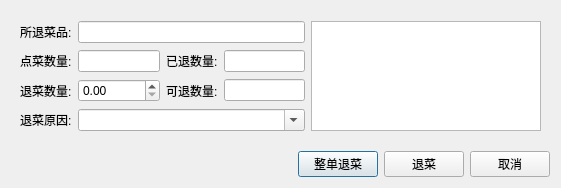
<?xml version="1.0" encoding="UTF-8"?>
<ui version="4.0">
 <class>w_scr_dish_dish_quit</class>
 <widget class="QDialog" name="w_scr_dish_dish_quit">
  <property name="geometry">
   <rect>
    <x>0</x>
    <y>0</y>
    <width>561</width>
    <height>188</height>
   </rect>
  </property>
  <property name="windowTitle">
   <string>Dialog</string>
  </property>
  <layout class="QVBoxLayout" name="verticalLayout">
   <item>
    <layout class="QHBoxLayout" name="horizontalLayout_2">
     <item>
      <widget class="QFrame" name="frame_dishdetail">
       <property name="outer_stylesheet" stdset="0">
        <string>frame_detail_show</string>
       </property>
       <layout class="QGridLayout" name="gridLayout">
        <item row="2" column="2">
         <widget class="QLabel" name="label_6">
          <property name="text">
           <string>可退数量:</string>
          </property>
         </widget>
        </item>
        <item row="3" column="0">
         <widget class="QLabel" name="label_7">
          <property name="text">
           <string>退菜原因:</string>
          </property>
         </widget>
        </item>
        <item row="1" column="1">
         <widget class="lds_doublespinbox_lineedit" name="lineEdit_num_num">
          <property name="alignment">
           <set>Qt::AlignLeading|Qt::AlignLeft|Qt::AlignVCenter</set>
          </property>
         </widget>
        </item>
        <item row="1" column="2">
         <widget class="QLabel" name="label_4">
          <property name="text">
           <string>已退数量:</string>
          </property>
         </widget>
        </item>
        <item row="1" column="0">
         <widget class="QLabel" name="label_3">
          <property name="text">
           <string>点菜数量:</string>
          </property>
         </widget>
        </item>
        <item row="2" column="0">
         <widget class="QLabel" name="label_5">
          <property name="text">
           <string>退菜数量:</string>
          </property>
         </widget>
        </item>
        <item row="3" column="1" colspan="3">
         <widget class="QComboBox" name="comboBox_vch_reason">
          <property name="editable">
           <bool>true</bool>
          </property>
         </widget>
        </item>
        <item row="0" column="0">
         <widget class="QLabel" name="label_2">
          <property name="text">
           <string>所退菜品:</string>
          </property>
          <property name="buddy">
           <cstring>frame_dishdetail</cstring>
          </property>
         </widget>
        </item>
        <item row="1" column="3">
         <widget class="lds_doublespinbox_lineedit" name="lineEdit_num_back">
          <property name="alignment">
           <set>Qt::AlignLeading|Qt::AlignLeft|Qt::AlignVCenter</set>
          </property>
         </widget>
        </item>
        <item row="2" column="3">
         <widget class="lds_doublespinbox_lineedit" name="lineEdit_num2back">
          <property name="alignment">
           <set>Qt::AlignLeading|Qt::AlignLeft|Qt::AlignVCenter</set>
          </property>
         </widget>
        </item>
        <item row="0" column="4" rowspan="4">
         <widget class="ftableview" name="tableView"/>
        </item>
        <item row="0" column="1" colspan="3">
         <widget class="QLineEdit" name="lineEdit_vch_dishname">
          <property name="alignment">
           <set>Qt::AlignLeading|Qt::AlignLeft|Qt::AlignVCenter</set>
          </property>
         </widget>
        </item>
        <item row="2" column="1">
         <widget class="lds_doublespinbox" name="lineEdit_inputnum"/>
        </item>
       </layout>
      </widget>
     </item>
    </layout>
   </item>
   <item>
    <layout class="QHBoxLayout" name="horizontalLayout">
     <item>
      <spacer name="horizontalSpacer">
       <property name="orientation">
        <enum>Qt::Horizontal</enum>
       </property>
       <property name="sizeHint" stdset="0">
        <size>
         <width>40</width>
         <height>20</height>
        </size>
       </property>
      </spacer>
     </item>
     <item>
      <widget class="lds_toolbar_button" name="pushButton_all_quit">
       <property name="text">
        <string>整单退菜</string>
       </property>
       <property name="outer_stylesheet" stdset="0">
        <string>pushbutton</string>
       </property>
      </widget>
     </item>
     <item>
      <widget class="lds_toolbar_button" name="pushButton_ok">
       <property name="text">
        <string>退菜</string>
       </property>
       <property name="outer_stylesheet" stdset="0">
        <string>pushbutton</string>
       </property>
      </widget>
     </item>
     <item>
      <widget class="lds_toolbar_button" name="pushButton_cancel">
       <property name="text">
        <string>取消</string>
       </property>
       <property name="outer_stylesheet" stdset="0">
        <string>pushbutton</string>
       </property>
      </widget>
     </item>
    </layout>
   </item>
  </layout>
 </widget>
 <customwidgets>
  <customwidget>
   <class>lds_toolbar_button</class>
   <extends>QPushButton</extends>
   <header>lds_toolbar_button.h</header>
  </customwidget>
  <customwidget>
   <class>ftableview</class>
   <extends>QTableView</extends>
   <header>ftableview.h</header>
  </customwidget>
  <customwidget>
   <class>lds_doublespinbox</class>
   <extends>QDoubleSpinBox</extends>
   <header>lds_doublespinbox.h</header>
  </customwidget>
  <customwidget>
   <class>lds_doublespinbox_lineedit</class>
   <extends>QLineEdit</extends>
   <header>lds_doublespinbox_lineedit.h</header>
  </customwidget>
 </customwidgets>
 <resources/>
 <connections/>
</ui>
